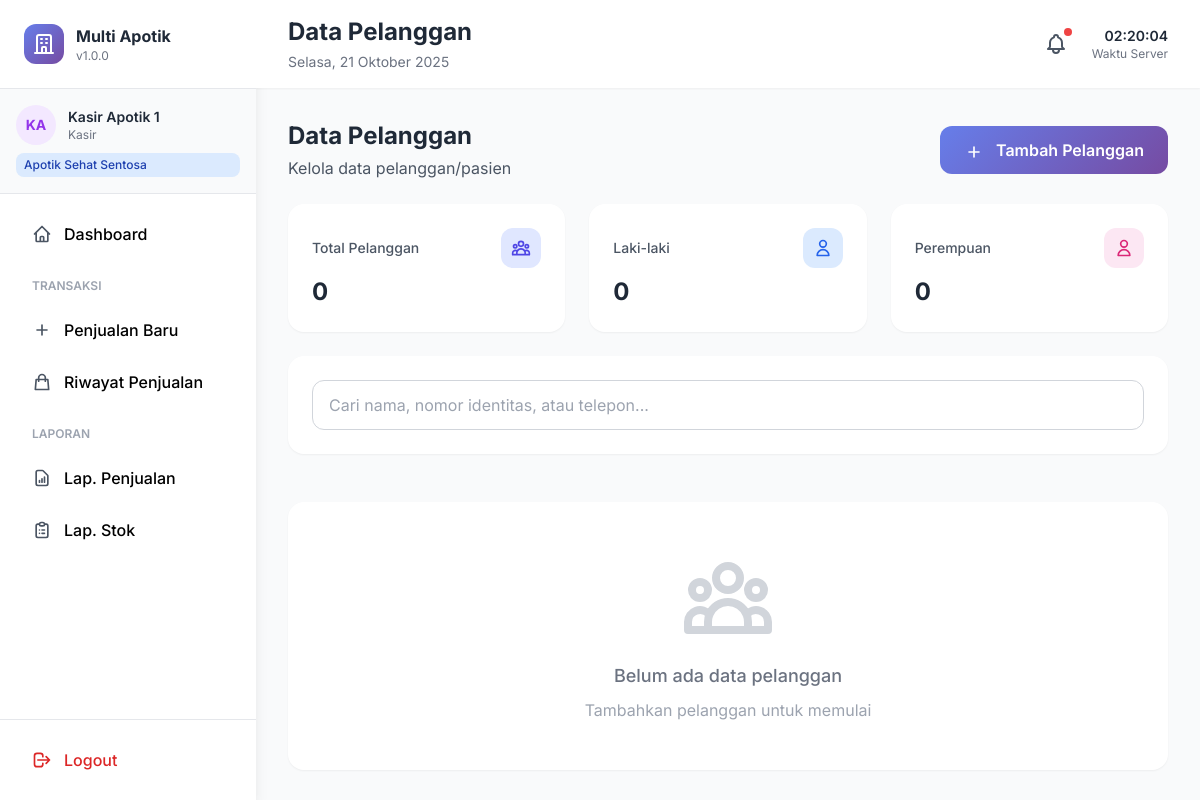
Before: /pelanggan/index.php (signed in) with the older database file.
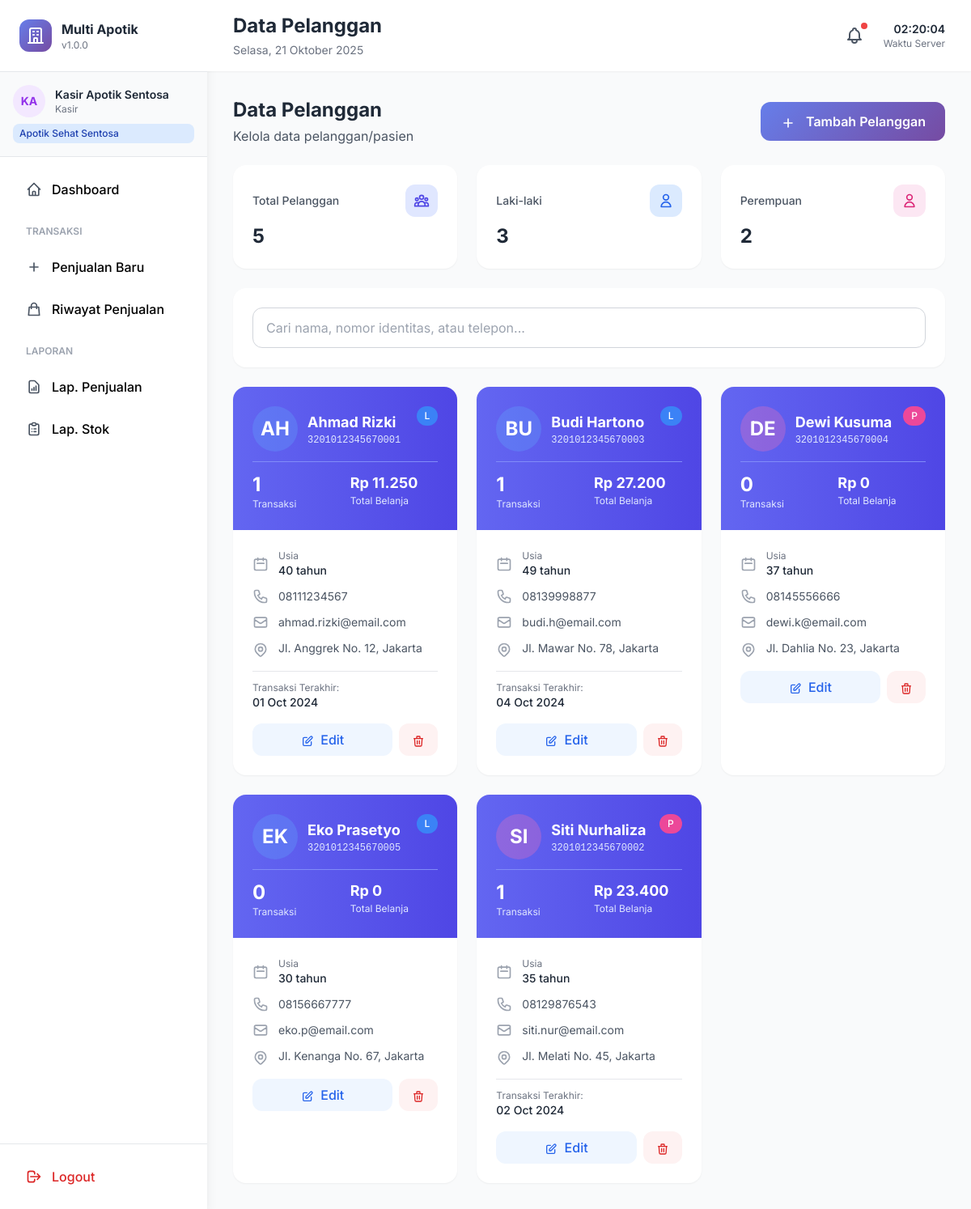
After: the same page with the newer database file.
### tables this page shows
CREATE TABLE pelanggan (
    id_pelanggan INT PRIMARY KEY AUTO_INCREMENT,
    no_identitas VARCHAR(50),
    nama_pelanggan VARCHAR(100) NOT NULL,
    jenis_kelamin ENUM('L', 'P'),
    tanggal_lahir DATE,
    alamat TEXT,
    no_telp VARCHAR(20),
    email VARCHAR(100),
    created_at TIMESTAMP DEFAULT CURRENT_TIMESTAMP,
    updated_at TIMESTAMP DEFAULT CURRENT_TIMESTAMP ON UPDATE CURRENT_TIMESTAMP
);

### config.php (called while the page is built, shortened)
<?php
class Database {
    private static $instance = null;
    private $conn;
    private function __construct() {
        try {
            $this->conn = new mysqli(DB_HOST, DB_USER, DB_PASS, DB_NAME);
            $this->conn->set_charset("utf8mb4");
        } catch (Exception $e) {
            die("Database Error: " . $e->getMessage());
        }
    }
    public static function getInstance() {
        if (self::$instance === null) {
            self::$instance = new self();
        }
        return self::$instance;
    }
    public function query($sql) {
        return $this->conn->query($sql);
    }
}
function db() {
    return Database::getInstance();
}
function formatRupiah($angka) {
    return 'Rp ' . number_format($angka, 0, ',', '.');
}
function formatTanggal($tanggal, $format = 'd-m-Y') {
    return date($format, strtotime($tanggal));
}
function isLoggedIn() {
    return isset($_SESSION['user_id']);
}
function getUserData() {
    return [
        'id' => $_SESSION['user_id'],
        'username' => $_SESSION['username'],
        'nama' => $_SESSION['nama_lengkap'],
        'role' => $_SESSION['user_role'],
        'id_apotik' => $_SESSION['id_apotik'] ?? null,
        'nama_apotik' => $_SESSION['nama_apotik'] ?? null
    ];
}
?>

### pelanggan/index.php (the view, shortened to what the changed rows need)
<?php
require_once '../config.php';
$db = db();
$query = "SELECT p.*,
          (SELECT COUNT(*) FROM penjualan WHERE id_pelanggan = p.id_pelanggan) as total_transaksi,
          (SELECT COALESCE(SUM(total_bayar), 0) FROM penjualan WHERE id_pelanggan = p.id_pelanggan) as total_pembelian,
          (SELECT MAX(tanggal_penjualan) FROM penjualan WHERE id_pelanggan = p.id_pelanggan) as transaksi_terakhir
          FROM pelanggan p
          ORDER BY p.nama_pelanggan";
$pelangganList = $db->query($query);
$total_pelanggan = $pelangganList->num_rows;
$total_laki = 0;
$total_perempuan = 0;
$pelangganList->data_seek(0);
while ($row = $pelangganList->fetch_assoc()) {
    if ($row['jenis_kelamin'] === 'L') $total_laki++;
    if ($row['jenis_kelamin'] === 'P') $total_perempuan++;
}
$pelangganList->data_seek(0);
$pageTitle = 'Data Pelanggan';
include '../includes/header.php';
?>
<div class="space-y-6">
    <div class="flex items-center justify-between">
        <div>
            <h2 class="text-2xl font-bold text-gray-800">Data Pelanggan</h2>
        </div>
    </div>
    <div class="grid grid-cols-1 md:grid-cols-3 gap-6">
        <div class="bg-white rounded-2xl p-6 shadow-sm">
            <div class="flex items-center justify-between mb-2">
                <h3 class="text-sm text-gray-600 font-medium">Total Pelanggan</h3>
                <div class="w-10 h-10 bg-indigo-100 rounded-xl flex items-center justify-center">
                </div>
            </div>
            <p class="text-2xl font-bold text-gray-800"><?= number_format($total_pelanggan) ?></p>
        </div>
        <div class="bg-white rounded-2xl p-6 shadow-sm">
            <div class="flex items-center justify-between mb-2">
                <h3 class="text-sm text-gray-600 font-medium">Laki-laki</h3>
                <div class="w-10 h-10 bg-blue-100 rounded-xl flex items-center justify-center">
                </div>
            </div>
            <p class="text-2xl font-bold text-gray-800"><?= number_format($total_laki) ?></p>
        </div>
        <div class="bg-white rounded-2xl p-6 shadow-sm">
            <div class="flex items-center justify-between mb-2">
                <h3 class="text-sm text-gray-600 font-medium">Perempuan</h3>
                <div class="w-10 h-10 bg-pink-100 rounded-xl flex items-center justify-center">
                </div>
            </div>
            <p class="text-2xl font-bold text-gray-800"><?= number_format($total_perempuan) ?></p>
        </div>
    </div>
    <div class="grid grid-cols-1 md:grid-cols-2 lg:grid-cols-3 gap-6">
        <?php
        $pelangganList->data_seek(0);
        while ($pelanggan = $pelangganList->fetch_assoc()):
            $umur = null;
            if ($pelanggan['tanggal_lahir']) {
                $lahir = new DateTime($pelanggan['tanggal_lahir']);
                $sekarang = new DateTime();
                $umur = $sekarang->diff($lahir)->y;
            }
        ?>
        <div class="bg-white rounded-2xl shadow-sm hover:shadow-lg transition-all overflow-hidden pelanggan-card"
             data-search="<?= strtolower($pelanggan['nama_pelanggan'] . ' ' . $pelanggan['no_identitas'] . ' ' . $pelanggan['no_telp']) ?>">
            <div class="bg-gradient-to-r from-indigo-500 to-indigo-600 p-6 text-white">
                <div class="flex items-start justify-between mb-3">
                    <div class="flex items-center space-x-3 flex-1">
                        <div class="w-14 h-14 <?= $pelanggan['jenis_kelamin'] === 'L' ? 'bg-blue-400' : 'bg-pink-400' ?> bg-opacity-30 rounded-full flex items-center justify-center">
                            <span class="text-2xl font-bold">
                                <?= strtoupper(substr($pelanggan['nama_pelanggan'], 0, 2)) ?>
                            </span>
                        </div>
                        <div class="flex-1 min-w-0">
                            <h3 class="text-lg font-bold truncate"><?= htmlspecialchars($pelanggan['nama_pelanggan']) ?></h3>
                            <?php if ($pelanggan['no_identitas']): ?>
                            <p class="text-indigo-100 text-xs font-mono"><?= htmlspecialchars($pelanggan['no_identitas']) ?></p>
                            <?php endif; ?>
                        </div>
                    </div>
                    <?php if ($pelanggan['jenis_kelamin']): ?>
                    <span class="inline-flex items-center px-2.5 py-1 rounded-full text-xs font-medium <?= $pelanggan['jenis_kelamin'] === 'L' ? 'bg-blue-500' : 'bg-pink-500' ?> text-white">
                        <?= $pelanggan['jenis_kelamin'] === 'L' ? 'L' : 'P' ?>
                    </span>
                    <?php endif; ?>
                </div>
                <div class="grid grid-cols-2 gap-3 pt-3 border-t border-indigo-400">
                    <div>
                        <p class="text-2xl font-bold"><?= number_format($pelanggan['total_transaksi']) ?></p>
                        <p class="text-xs text-indigo-100">Transaksi</p>
                    </div>
                    <div>
                        <p class="text-lg font-bold"><?= formatRupiah($pelanggan['total_pembelian']) ?></p>
                        <p class="text-xs text-indigo-100">Total Belanja</p>
                    </div>
                </div>
            </div>
            <div class="p-6">
                <div class="space-y-3 mb-4">
                    <?php if ($umur !== null): ?>
                    <div class="flex items-center space-x-3">
                        <svg class="w-5 h-5 text-gray-400 flex-shrink-0" fill="none" stroke="currentColor" viewBox="0 0 24 24">
                            <path stroke-linecap="round" stroke-linejoin="round" stroke-width="2" d="M8 7V3m8 4V3m-9 8h10M5 21h14a2 2 0 002-2V7a2 2 0 00-2-2H5a2 2 0 00-2 2v12a2 2 0 002 2z"></path>
                        </svg>
                        <div>
                            <p class="text-xs text-gray-500">Usia</p>
                            <p class="text-sm font-medium text-gray-800"><?= $umur ?> tahun</p>
                        </div>
                    </div>
                    <?php endif; ?>
                    <?php if ($pelanggan['no_telp']): ?>
                    <div class="flex items-center space-x-3">
                        <p class="text-sm text-gray-600"><?= htmlspecialchars($pelanggan['no_telp']) ?></p>
                    </div>
                    <?php endif; ?>
                    <?php if ($pelanggan['email']): ?>
                    <div class="flex items-center space-x-3">
                        <svg class="w-5 h-5 text-gray-400 flex-shrink-0" fill="none" stroke="currentColor" viewBox="0 0 24 24">
                            <path stroke-linecap="round" stroke-linejoin="round" stroke-width="2" d="M3 8l7.89 5.26a2 2 0 002.22 0L21 8M5 19h14a2 2 0 002-2V7a2 2 0 00-2-2H5a2 2 0 00-2 2v10a2 2 0 002 2z"></path>
                        </svg>
                        <p class="text-sm text-gray-600 truncate"><?= htmlspecialchars($pelanggan['email']) ?></p>
                    </div>
                    <?php endif; ?>
                    <?php if ($pelanggan['alamat']): ?>
                    <div class="flex items-start space-x-3">
                        <p class="text-sm text-gray-600 line-clamp-2"><?= htmlspecialchars($pelanggan['alamat']) ?></p>
                    </div>
                    <?php endif; ?>
                </div>
                <?php if ($pelanggan['transaksi_terakhir']): ?>
                <div class="pt-3 border-t border-gray-200">
                    <p class="text-xs text-gray-500">Transaksi Terakhir:</p>
                    <p class="text-sm font-medium text-gray-800"><?= formatTanggal($pelanggan['transaksi_terakhir'], 'd M Y') ?></p>
                </div>
                <?php endif; ?>
                <?php if ($user['role'] !== 'manajer'): ?>
                <div class="flex space-x-2 mt-4">
                    <a href="edit.php?id=<?= $pelanggan['id_pelanggan'] ?>"
                       class="flex-1 px-4 py-2 bg-blue-50 text-blue-600 rounded-xl text-center font-medium hover:bg-blue-100 transition-all">
                        <svg class="w-4 h-4 inline mr-1" fill="none" stroke="currentColor" viewBox="0 0 24 24">
                            <path stroke-linecap="round" stroke-linejoin="round" stroke-width="2" d="M11 5H6a2 2 0 00-2 2v11a2 2 0 002 2h11a2 2 0 002-2v-5m-1.414-9.414a2 2 0 112.828 2.828L11.828 15H9v-2.828l8.586-8.586z"></path>
                        </svg>
                        Edit
                    </a>
                    <button onclick="if(confirmDelete()) window.location='delete.php?id=<?= $pelanggan['id_pelanggan'] ?>'"
                            class="px-4 py-2 bg-red-50 text-red-600 rounded-xl font-medium hover:bg-red-100 transition-all">
                        <svg class="w-4 h-4 inline" fill="none" stroke="currentColor" viewBox="0 0 24 24">
                            <path stroke-linecap="round" stroke-linejoin="round" stroke-width="2" d="M19 7l-.867 12.142A2 2 0 0116.138 21H7.862a2 2 0 01-1.995-1.858L5 7m5 4v6m4-6v6m1-10V4a1 1 0 00-1-1h-4a1 1 0 00-1 1v3M4 7h16"></path>
                        </svg>
                    </button>
                </div>
                <?php endif; ?>
            </div>
        </div>
        <?php endwhile; ?>
    </div>
    <?php if ($pelangganList->num_rows === 0): ?>
    <div class="bg-white rounded-2xl shadow-sm p-12 text-center">
        <p class="text-gray-500 font-medium text-lg">Belum ada data pelanggan</p>
        <p class="text-gray-400 mt-2">Tambahkan pelanggan untuk memulai</p>
    </div>
    <?php endif; ?>
</div>
<?php include '../includes/footer.php'; ?>

### includes/header.php (shortened to what the changed rows need)
<?php
$user = getUserData();
?>
<!DOCTYPE html>
<html lang="id">
<head>
    <script src="https://cdn.tailwindcss.com"></script>
</head>
<body class="bg-gray-50">
    <div class="flex h-screen overflow-hidden">
        <aside class="w-64 bg-white shadow-lg flex-shrink-0 no-print">
            <div class="h-full flex flex-col">
                <div class="p-6 border-b border-gray-200">
                    <div class="flex items-center space-x-3">
                        <div>
                            <h2 class="font-bold text-gray-800"><?= APP_NAME ?></h2>
                        </div>
                    </div>
                </div>
                <div class="p-4 border-b border-gray-200 bg-gray-50">
                    <div class="flex items-center space-x-3">
                        <div class="flex-1 min-w-0">
                            <p class="text-sm font-semibold text-gray-800 truncate"><?= htmlspecialchars($user['nama']) ?></p>
                            <p class="text-xs text-gray-500"><?= ucfirst($user['role']) ?></p>
                        </div>
                    </div>
                </div>
            </div>
        </aside>
        <div class="flex-1 flex flex-col overflow-hidden">
            <header class="bg-white shadow-sm px-8 py-4 no-print">
                <div class="flex items-center justify-between">
                    <div>
                        <h1 class="text-2xl font-bold text-gray-800"><?= $pageTitle ?? 'Dashboard' ?></h1>
                    </div>
                </div>
            </header>
            <main class="flex-1 overflow-y-auto p-8">

Changed rows visible on the page:
added pelanggan: nama_pelanggan "AH", nama_pelanggan "Ahmad Rizki", no_identitas "3201012345670001", jenis_kelamin "L", total_transaksi "1", total_pembelian "Rp 11.250", tanggal_lahir "40", no_telp "08111234567", email "ahmad.rizki@email.com", alamat "Jl. Anggrek No. 12, Jakarta", transaksi_terakhir "01 Oct 2024"
added pelanggan: nama_pelanggan "BU", nama_pelanggan "Budi Hartono", no_identitas "3201012345670003", jenis_kelamin "L", total_transaksi "1", total_pembelian "Rp 27.200", tanggal_lahir "49", no_telp "08139998877", email "budi.h@email.com", alamat "Jl. Mawar No. 78, Jakarta", transaksi_terakhir "04 Oct 2024"
added pelanggan: nama_pelanggan "DE", nama_pelanggan "Dewi Kusuma", no_identitas "3201012345670004", jenis_kelamin "P", total_transaksi "0", total_pembelian "Rp 0", tanggal_lahir "37", no_telp "08145556666", email "dewi.k@email.com", alamat "Jl. Dahlia No. 23, Jakarta"
added pelanggan: nama_pelanggan "EK", nama_pelanggan "Eko Prasetyo", no_identitas "3201012345670005", jenis_kelamin "L", total_transaksi "0", total_pembelian "Rp 0", tanggal_lahir "30", no_telp "08156667777", email "eko.p@email.com", alamat "Jl. Kenanga No. 67, Jakarta"
added pelanggan: nama_pelanggan "SI", nama_pelanggan "Siti Nurhaliza", no_identitas "3201012345670002", jenis_kelamin "P", total_transaksi "1", total_pembelian "Rp 23.400", tanggal_lahir "35", no_telp "08129876543", email "siti.nur@email.com", alamat "Jl. Melati No. 45, Jakarta", transaksi_terakhir "02 Oct 2024"
Other visible differences:
$user['nama']: "Kasir Apotik 1" → "Kasir Apotik Sentosa"
$total_pelanggan: "0" → "5"
$total_laki: "0" → "3"
$total_perempuan: "0" → "2"
text no longer shown: "Belum ada data pelanggan Tambahkan pelanggan untuk memulai"
